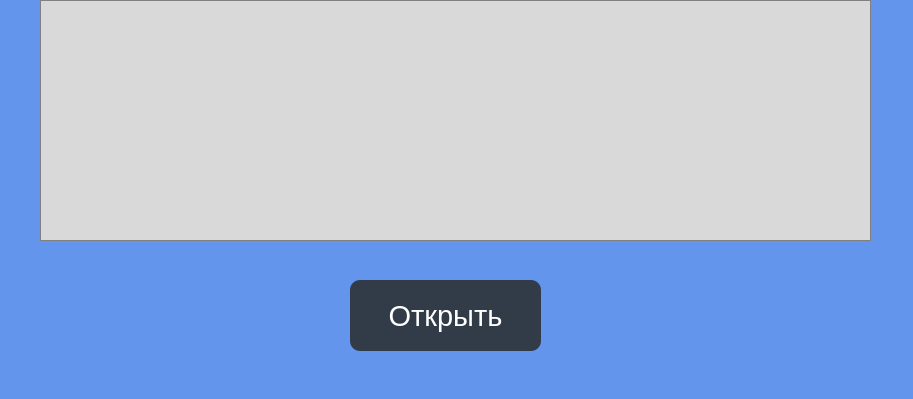
<?xml version="1.0" encoding="UTF-8"?>
<ui version="4.0">
 <class>MainWindow</class>
 <widget class="QMainWindow" name="MainWindow">
  <property name="geometry">
   <rect>
    <x>0</x>
    <y>0</y>
    <width>913</width>
    <height>399</height>
   </rect>
  </property>
  <property name="windowTitle">
   <string>MainWindow</string>
  </property>
  <property name="styleSheet">
   <string notr="true">background-color: #6495ED</string>
  </property>
  <widget class="QWidget" name="centralwidget">
   <widget class="QPushButton" name="pushButton">
    <property name="geometry">
     <rect>
      <x>350</x>
      <y>280</y>
      <width>191</width>
      <height>71</height>
     </rect>
    </property>
    <property name="font">
     <font>
      <pointsize>22</pointsize>
     </font>
    </property>
    <property name="styleSheet">
     <string notr="true">border-radius: 10px; background-color: #313c48; color: white; 
</string>
    </property>
    <property name="text">
     <string>Открыть</string>
    </property>
   </widget>
   <widget class="QLabel" name="label">
    <property name="geometry">
     <rect>
      <x>40</x>
      <y>0</y>
      <width>831</width>
      <height>241</height>
     </rect>
    </property>
    <property name="font">
     <font>
      <pointsize>22</pointsize>
     </font>
    </property>
    <property name="styleSheet">
     <string notr="true">border: 1px solid grey; background-color:#d9d9d9;</string>
    </property>
    <property name="text">
     <string/>
    </property>
   </widget>
  </widget>
  <widget class="QMenuBar" name="menubar">
   <property name="geometry">
    <rect>
     <x>0</x>
     <y>0</y>
     <width>913</width>
     <height>22</height>
    </rect>
   </property>
  </widget>
  <widget class="QStatusBar" name="statusbar"/>
 </widget>
 <resources/>
 <connections/>
</ui>
